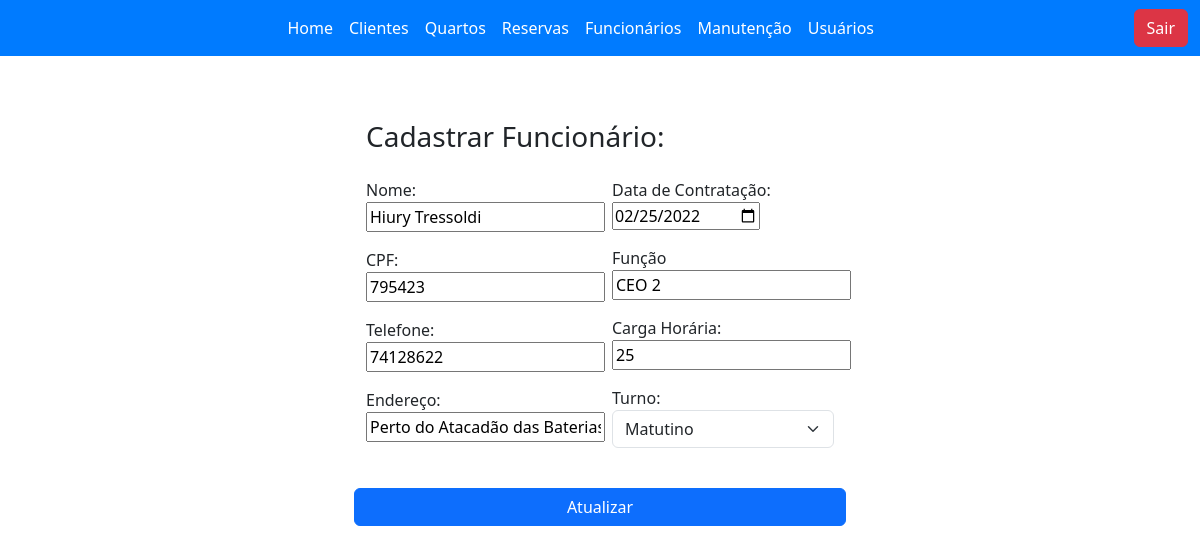
The app's page /view/funcionarioForm.php?id=12 with its own data.
### tables this page shows
CREATE TABLE `funcionario` (
  `id` mediumint(9) NOT NULL,
  `nome` varchar(150) NOT NULL,
  `cpf` varchar(150) NOT NULL,
  `telefone` varchar(150) NOT NULL,
  `endereco` varchar(150) NOT NULL,
  `data_contratacao` varchar(45) NOT NULL,
  `funcao` varchar(150) NOT NULL,
  `carga_horaria` int(11) NOT NULL,
  `turno` varchar(150) NOT NULL
);

### model/DB.class.php (called while the page is built, shortened)
<?php
class BD
{
    private $host = "php-mysql";
    private $dbname = "db_aula";
    private $port = 3306;
    private $usuario = "root";
    private $senha = "root";
    private $db_charset = "utf8";
    public function conn()
    {
        $conn = "mysql:host=$this->host;dbname=$this->dbname;port=$this->port";
        return new PDO(
            $conn,
            $this->usuario,
            $this->senha,
            [PDO::MYSQL_ATTR_INIT_COMMAND => "SET NAMES " . $this->db_charset]
        );
    }
    public function buscar($nome_tabela, $id)
    {
        $conn = $this->conn();
        $sql = "SELECT * FROM $nome_tabela WHERE id=?;";
        $st = $conn->prepare($sql);
        $st->execute([$id]);
        return $st->fetchObject();
    }
}

### controller/funcionarioController.php (called while the page is built, shortened)
<?php
include "../model/DB.class.php";
class funcionarioController
{
    private $model;
    private $table = "funcionario";
    public function __construct()
    {
        $this->model = new BD();
    }
    public function buscar($id)
    {
        return $this->model->buscar($this->table, $id);
    }
}

### view/funcionarioForm.php (the view, shortened to what this page needs)
<?php
include_once '../controller/funcionarioController.php';
include "base/header.php";
$funcionario = new funcionarioController();
if (!empty($_GET['id'])) {
    $data = $funcionario->buscar($_GET['id']);
}
?>
<div class="d-flex w-100 justify-content-center">
    <div class="d-flex w-100 justify-content-center">
        <div class="d-flex justify-content-center mt-5 col-5">
            <form action="funcionarioForm.php" method="post" class="p-3">
                <h3 class="mb-4">Cadastrar Funcionário:</h3>
                <div class="row">
                    <div class="col w-50">
                        <div class="mb-3">
                            <label for="">Nome:</label>
                            <input type="text" name="nome" value="<?php echo (!empty($data->nome) ? $data->nome : "") ?>"><br>
                        </div>
                        <div class="mb-3">
                            <label for="">CPF:</label>
                            <input type="text" name="cpf" value="<?php echo (!empty($data->cpf) ? $data->cpf : "") ?>"><br>
                        </div>
                        <div class="mb-3">
                            <label for="">Telefone:</label>
                            <input type="phone" name="telefone" value="<?php echo (!empty($data->telefone) ? $data->telefone : "") ?>"><br>
                        </div>
                        <div class="mb-3">
                            <label for="">Endereço:</label>
                            <input type="text" name="endereco" value="<?php echo (!empty($data->endereco) ? $data->endereco : "") ?>"><br>
                        </div>
                    </div>
                    <div class="col w-50">
                        <div class="mb-3">
                            <label for="">Data de Contratação:</label><br>
                            <input type="date" name="data_contratacao" value="<?php echo (!empty($data->data_contratacao) ? $data->data_contratacao : "") ?>"><br>
                        </div>
                        <div class="mb-3">
                            <label for="">Função</label>
                            <input type="text" name="funcao" value="<?php echo (!empty($data->funcao) ? $data->funcao : "") ?>"><br>
                        </div>
                        <div class="mb-3">
                            <label for="">Carga Horária:</label>
                            <input type="text" name="carga_horaria" value="<?php echo (!empty($data->carga_horaria) ? $data->carga_horaria : "") ?>"><br>
                        </div>
                        <div class="mb-3">
                            <label for="">Turno:</label>
                            <select name="turno" class="form-select">
                                <option value="matutino">Matutino</option>
                            </select><br>
                        </div>
                    </div>
                    <button type="submit" class="btn btn-primary">
                        <?php echo (empty($_GET['id']) ? "Salvar" : "Atualizar") ?> </button><br>
                </div>
            </form>
        </div>
    </div>
</div>

### records on screen
funcionario: nome "Hiury Tressoldi", cpf "795423", telefone "74128622", endereco "Perto do Atacadão das Baterias", data_contratacao "02/25/2022", funcao "CEO 2", carga_horaria "25"
